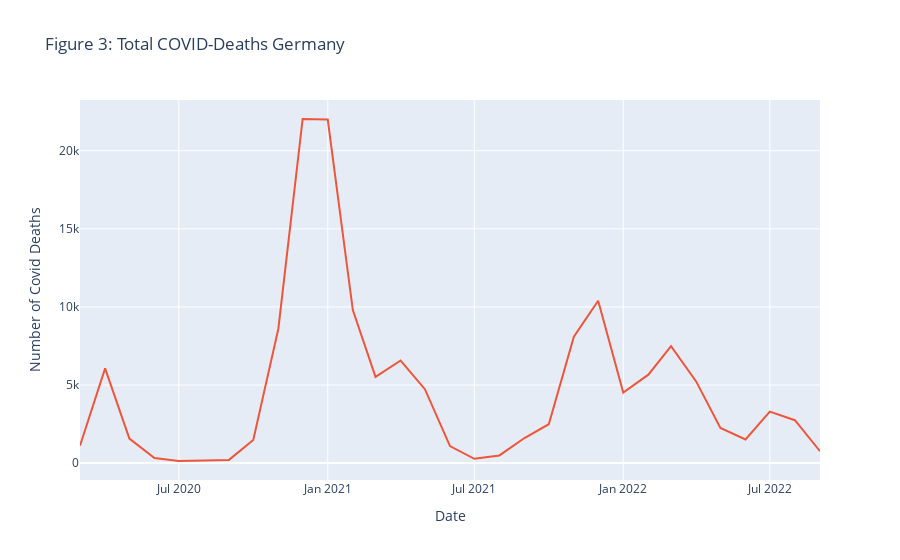

Notebook code for this chart:
### Code cell
df3 = df_covid_deaths_germany
fig = px.line(df3, x= df_covid_deaths_germany.index, y= "Number of Covid Deaths", 
              title = "Figure 3: Total COVID-Deaths Germany")
fig.update_traces(line_color='#EF553B')
fig.show()

### Figure 1 — Plotly figure (JSON) as saved in the notebook; plotly's stock layout.template omitted (floating-point values rounded to 4 significant figures)
{"data": [{"hovertemplate": "Date=%{x}<br>Number of Covid Deaths=%{y}<extra></extra>", "legendgroup": "", "line": {"color": "#EF553B", "dash": "solid"}, "marker": {"symbol": "circle"}, "mode": "lines", "name": "", "orientation": "v", "showlegend": false, "type": "scatter", "x": ["2020-03-01T00:00:00", "2020-04-01T00:00:00", "2020-05-01T00:00:00", "2020-06-01T00:00:00", "2020-07-01T00:00:00", "2020-08-01T00:00:00", "2020-09-01T00:00:00", "2020-10-01T00:00:00", "2020-11-01T00:00:00", "2020-12-01T00:00:00", "2021-01-01T00:00:00", "2021-02-01T00:00:00", "2021-03-01T00:00:00", "2021-04-01T00:00:00", "2021-05-01T00:00:00", "2021-06-01T00:00:00", "2021-07-01T00:00:00", "2021-08-01T00:00:00", "2021-09-01T00:00:00", "2021-10-01T00:00:00", "2021-11-01T00:00:00", "2021-12-01T00:00:00", "2022-01-01T00:00:00", "2022-02-01T00:00:00", "2022-03-01T00:00:00", "2022-04-01T00:00:00", "2022-05-01T00:00:00", "2022-06-01T00:00:00", "2022-07-01T00:00:00", "2022-08-01T00:00:00", "2022-09-01T00:00:00"], "xaxis": "x", "y": [1120, 6069, 1572, 320, 135, 152, 206, 1480, 8604, 22035, 21997, 9803, 5519, 6572, 4734, 1089, 276, 491, 1605, 2491, 8095, 10396, 4520, 5664, 7485, 5232, 2247, 1511, 3294, 2747, 760], "yaxis": "y"}], "layout": {"legend": {"tracegroupgap": 0}, "title": {"text": "Figure 3: Total COVID-Deaths Germany"}, "xaxis": {"anchor": "y", "domain": [0, 1], "title": {"text": "Date"}}, "yaxis": {"anchor": "x", "domain": [0, 1], "title": {"text": "Number of Covid Deaths"}}}}
